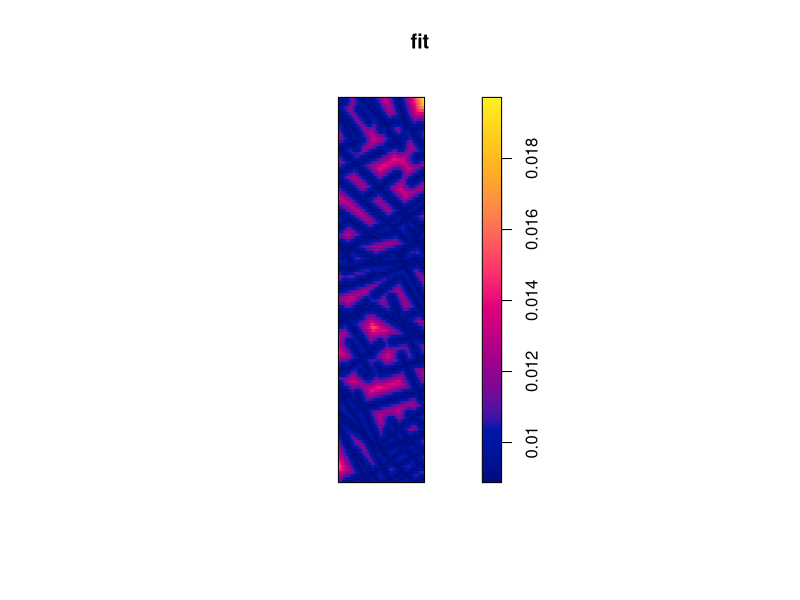
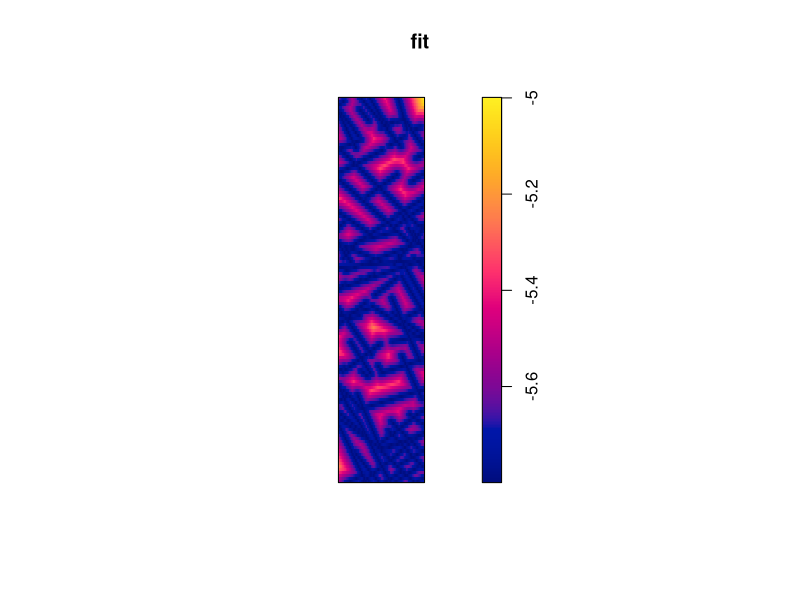

R code for these plots, in order:
library(spatstat)


### Name: plot.slrm
### Title: Plot a Fitted Spatial Logistic Regression
### Aliases: plot.slrm
### Keywords: spatial hplot models

### ** Examples

   data(copper)
   X <- copper$SouthPoints
   Y <- copper$SouthLines
   Z <- distmap(Y)
   fit <- slrm(X ~ Z)
   plot(fit)
   plot(fit, type="link")
